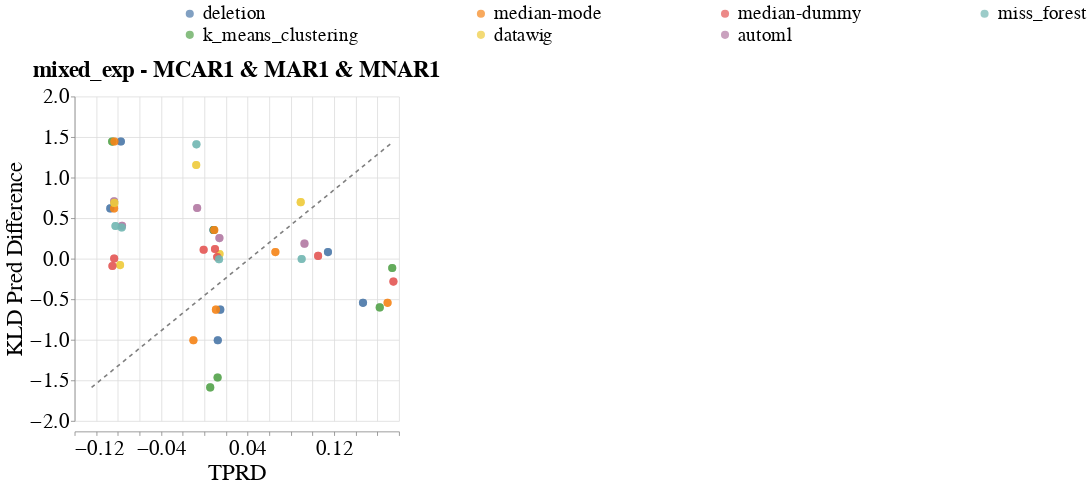

Notebook source saved alongside this figure:
### Code cell
create_scatter_plot(missingness_types=[{'train': 'mixed_exp', 'test': 'MCAR1 & MAR1 & MNAR1'}],
                    imputation_quality_metric_name='kl_divergence_pred_difference',
                    model_performance_metric_name='Equalized_Odds_TPR',
                    dataset_to_column_name=DATASET_TO_COLUMN_NAME,
                    dataset_to_group=DATASETS_SENSITIVE_ATTRS,
                    db_client_1=db_client_1,
                    db_client_3=db_client_3,
                    without_dummy=False)
